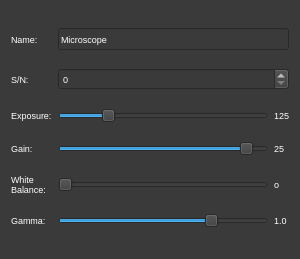
<?xml version="1.0" encoding="UTF-8"?>
<ui version="4.0">
 <class>Form</class>
 <widget class="QWidget" name="Form">
  <property name="geometry">
   <rect>
    <x>0</x>
    <y>0</y>
    <width>300</width>
    <height>259</height>
   </rect>
  </property>
  <property name="minimumSize">
   <size>
    <width>300</width>
    <height>200</height>
   </size>
  </property>
  <property name="maximumSize">
   <size>
    <width>300</width>
    <height>300</height>
   </size>
  </property>
  <property name="windowTitle">
   <string>Form</string>
  </property>
  <property name="styleSheet">
   <string notr="true">QWidget{
background-color: rgb(58, 58, 58);
color: #FFFFFF;
font: 7pt;
}</string>
  </property>
  <layout class="QGridLayout" name="gridLayout">
   <property name="verticalSpacing">
    <number>1</number>
   </property>
   <item row="0" column="0">
    <widget class="QLabel" name="nameLabel">
     <property name="maximumSize">
      <size>
       <width>16777215</width>
       <height>20</height>
      </size>
     </property>
     <property name="text">
      <string>Name:</string>
     </property>
    </widget>
   </item>
   <item row="2" column="0">
    <widget class="QLabel" name="expLabel">
     <property name="text">
      <string>Exposure:</string>
     </property>
    </widget>
   </item>
   <item row="5" column="2">
    <widget class="QLabel" name="gammaNum">
     <property name="text">
      <string>1.0</string>
     </property>
    </widget>
   </item>
   <item row="1" column="1" colspan="2">
    <widget class="QSpinBox" name="spinBox"/>
   </item>
   <item row="3" column="1">
    <widget class="QSlider" name="gainSlider">
     <property name="maximum">
      <number>27</number>
     </property>
     <property name="value">
      <number>25</number>
     </property>
     <property name="orientation">
      <enum>Qt::Horizontal</enum>
     </property>
    </widget>
   </item>
   <item row="5" column="0">
    <widget class="QLabel" name="gammaLabel">
     <property name="text">
      <string>Gamma:</string>
     </property>
    </widget>
   </item>
   <item row="2" column="2">
    <widget class="QLabel" name="expNum">
     <property name="text">
      <string>125</string>
     </property>
     <property name="textFormat">
      <enum>Qt::PlainText</enum>
     </property>
    </widget>
   </item>
   <item row="4" column="2">
    <widget class="QLabel" name="wbNum">
     <property name="text">
      <string>o</string>
     </property>
    </widget>
   </item>
   <item row="4" column="1">
    <widget class="QSlider" name="wbSlider">
     <property name="orientation">
      <enum>Qt::Horizontal</enum>
     </property>
    </widget>
   </item>
   <item row="3" column="0">
    <widget class="QLabel" name="gainLabel">
     <property name="text">
      <string>Gain:</string>
     </property>
    </widget>
   </item>
   <item row="2" column="1">
    <widget class="QSlider" name="expSlider">
     <property name="minimum">
      <number>90</number>
     </property>
     <property name="maximum">
      <number>250</number>
     </property>
     <property name="value">
      <number>125</number>
     </property>
     <property name="orientation">
      <enum>Qt::Horizontal</enum>
     </property>
    </widget>
   </item>
   <item row="3" column="2">
    <widget class="QLabel" name="gainNum">
     <property name="text">
      <string>25</string>
     </property>
     <property name="textFormat">
      <enum>Qt::PlainText</enum>
     </property>
    </widget>
   </item>
   <item row="4" column="0">
    <widget class="QLabel" name="wbLabel">
     <property name="maximumSize">
      <size>
       <width>100</width>
       <height>16777215</height>
      </size>
     </property>
     <property name="font">
      <font>
       <pointsize>7</pointsize>
       <weight>50</weight>
       <italic>false</italic>
       <bold>false</bold>
      </font>
     </property>
     <property name="text">
      <string>White Balance:</string>
     </property>
     <property name="wordWrap">
      <bool>true</bool>
     </property>
    </widget>
   </item>
   <item row="1" column="0">
    <widget class="QLabel" name="snLabel">
     <property name="text">
      <string>S/N:</string>
     </property>
    </widget>
   </item>
   <item row="5" column="1">
    <widget class="QSlider" name="gammaSlider">
     <property name="minimum">
      <number>25</number>
     </property>
     <property name="maximum">
      <number>125</number>
     </property>
     <property name="singleStep">
      <number>1</number>
     </property>
     <property name="value">
      <number>100</number>
     </property>
     <property name="orientation">
      <enum>Qt::Horizontal</enum>
     </property>
    </widget>
   </item>
   <item row="0" column="1" colspan="2">
    <widget class="QLineEdit" name="customName">
     <property name="text">
      <string>Microscope</string>
     </property>
    </widget>
   </item>
  </layout>
 </widget>
 <resources/>
 <connections>
  <connection>
   <sender>expSlider</sender>
   <signal>valueChanged(int)</signal>
   <receiver>expNum</receiver>
   <slot>setNum(int)</slot>
   <hints>
    <hint type="sourcelabel">
     <x>177</x>
     <y>116</y>
    </hint>
    <hint type="destinationlabel">
     <x>289</x>
     <y>117</y>
    </hint>
   </hints>
  </connection>
  <connection>
   <sender>gainSlider</sender>
   <signal>valueChanged(int)</signal>
   <receiver>gainNum</receiver>
   <slot>setNum(int)</slot>
   <hints>
    <hint type="sourcelabel">
     <x>235</x>
     <y>147</y>
    </hint>
    <hint type="destinationlabel">
     <x>288</x>
     <y>150</y>
    </hint>
   </hints>
  </connection>
  <connection>
   <sender>wbSlider</sender>
   <signal>valueChanged(int)</signal>
   <receiver>wbNum</receiver>
   <slot>setNum(int)</slot>
   <hints>
    <hint type="sourcelabel">
     <x>216</x>
     <y>187</y>
    </hint>
    <hint type="destinationlabel">
     <x>287</x>
     <y>191</y>
    </hint>
   </hints>
  </connection>
  <connection>
   <sender>gammaSlider</sender>
   <signal>valueChanged(int)</signal>
   <receiver>gammaNum</receiver>
   <slot>setNum(int)</slot>
   <hints>
    <hint type="sourcelabel">
     <x>230</x>
     <y>224</y>
    </hint>
    <hint type="destinationlabel">
     <x>287</x>
     <y>224</y>
    </hint>
   </hints>
  </connection>
 </connections>
</ui>
